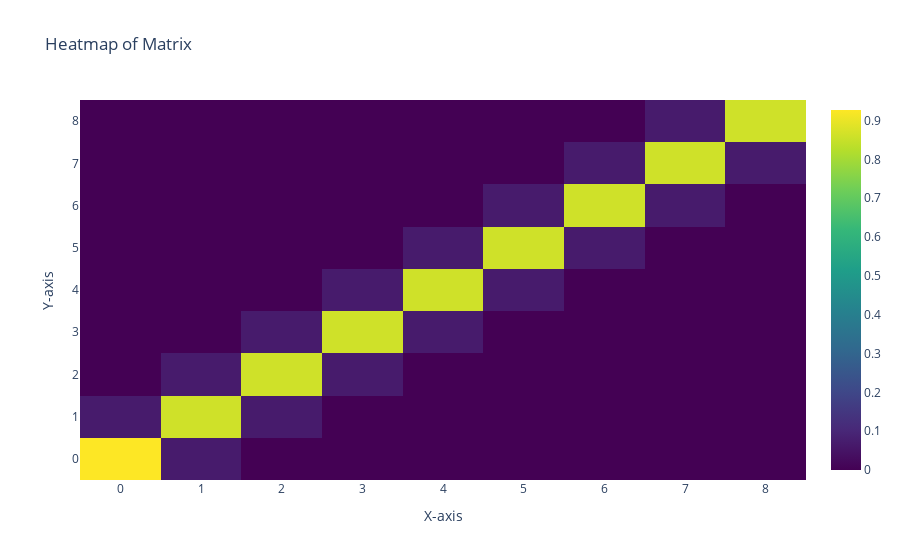
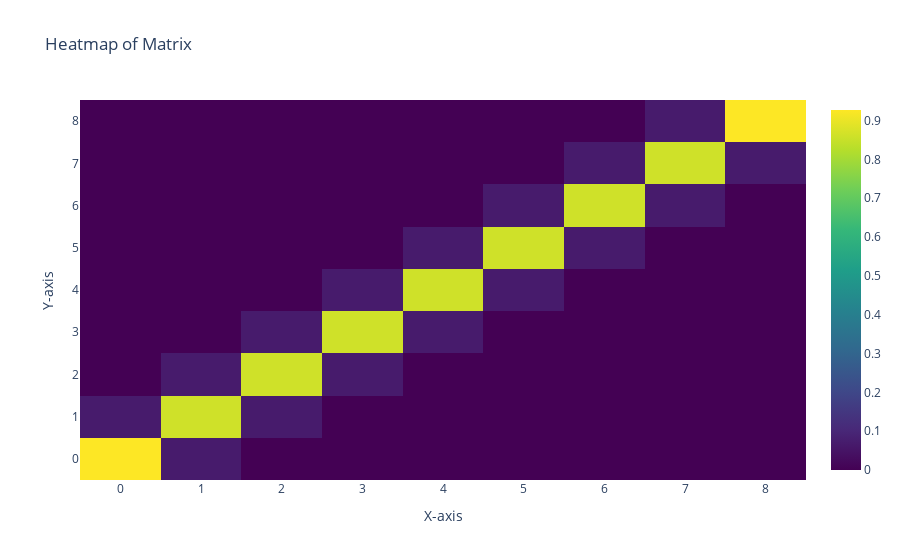

The cell these charts' notebook holds for them, in order:
### Markdown cell above
### No Radiation

### Code cell
bG.updateEdges({"wall_kwargs" :wall_kwargs})
bG.updateNodes({
    "room_kwargs": room_kwargs,
    "vent_kwargs": vent_kwargs,
    "rad_kwargs": {"bG": bg.BuildingGraph()},
    })

build_sim = bs.BuildingSimulation(**sim_kwargs)
build_sim.initialize(bG)
build_sim.run()

Tints = build_sim.bG.G.nodes['R']['Tints']
T_profs = build_sim.bG.G.edges['R', 'RF']['T_profs']
T_profs_FL = build_sim.bG.G.edges['R', 'FL']['T_profs']
floor = build_sim.bG.G.edges['R', 'FL']['wall']
Vnvs = build_sim.bG.G.nodes['R']['Vnvs']
Vnvs[0] = Vnvs[1]

# Plotting
plt.figure()
for h in h_profs:
    h = (h - 48)/4
    i = int(h * 60 * 60 / build_sim.delt)
    plt.plot(wall.x, T_profs[:, i], label=f'{h % 24} hours')
plt.legend()
plt.xlabel('x')
plt.ylabel('Temperature [K]')

plt.figure()
for h in h_profs:
    h = (h - 48)/4
    i = int(h * 60 * 60 / build_sim.delt)
    plt.plot(floor.x, T_profs_FL[:, i], label=f'{h % 24} hours')
plt.legend()
plt.xlabel('x')
plt.ylabel('Temperature [K]')


plt.figure()
plt.plot(build_sim.hours, Vnvs)
plt.xlabel('hours')
plt.ylabel('Mass flow rate')

plt.figure()
plt.plot(hours, Tints, label='Tint')
plt.plot(hours, T_profs[0, :], label='Tf RF')
plt.plot(hours, T_profs_FL[0, :], label='Tf FL')
plt.plot(hours, Touts, label='Tout')
plt.plot(hours, Real_Tint, label='Measured Tint')
plt.legend()
plt.xlabel('hours')
plt.ylabel('Temperature [K]')

### Figure 1 — Plotly figure (JSON) as saved in the notebook; plotly's stock layout.template omitted (floating-point values rounded to 4 significant figures)
{"data": [{"colorscale": [[0, "#440154"], [0.1111, "#482878"], [0.2222, "#3e4989"], [0.3333, "#31688e"], [0.4444, "#26828e"], [0.5556, "#1f9e89"], [0.6667, "#35b779"], [0.7778, "#6ece58"], [0.8889, "#b5de2b"], [1, "#fde725"]], "type": "heatmap", "z": [[0.9271, 0.06957, 0, 0, 0, 0, 0, 0, 0], [0.06957, 0.8609, 0.06957, 0, 0, 0, 0, 0, 0], [0, 0.06957, 0.8609, 0.06957, 0, 0, 0, 0, 0], [0, 0, 0.06957, 0.8609, 0.06957, 0, 0, 0, 0], [0, 0, 0, 0.06957, 0.8609, 0.06957, 0, 0, 0], [0, 0, 0, 0, 0.06957, 0.8609, 0.06957, 0, 0], [0, 0, 0, 0, 0, 0.06957, 0.8609, 0.06957, 0], [0, 0, 0, 0, 0, 0, 0.06957, 0.8609, 0.06957], [0, 0, 0, 0, 0, 0, 0, 0.06957, 0.8609]]}], "layout": {"title": {"text": "Heatmap of Matrix"}, "xaxis": {"title": {"text": "X-axis"}}, "yaxis": {"title": {"text": "Y-axis"}}}}

### Figure 2 — Plotly figure (JSON) as saved in the notebook; plotly's stock layout.template omitted (floating-point values rounded to 4 significant figures)
{"data": [{"colorscale": [[0, "#440154"], [0.1111, "#482878"], [0.2222, "#3e4989"], [0.3333, "#31688e"], [0.4444, "#26828e"], [0.5556, "#1f9e89"], [0.6667, "#35b779"], [0.7778, "#6ece58"], [0.8889, "#b5de2b"], [1, "#fde725"]], "type": "heatmap", "z": [[0.9271, 0.06957, 0, 0, 0, 0, 0, 0, 0], [0.06957, 0.8609, 0.06957, 0, 0, 0, 0, 0, 0], [0, 0.06957, 0.8609, 0.06957, 0, 0, 0, 0, 0], [0, 0, 0.06957, 0.8609, 0.06957, 0, 0, 0, 0], [0, 0, 0, 0.06957, 0.8609, 0.06957, 0, 0, 0], [0, 0, 0, 0, 0.06957, 0.8609, 0.06957, 0, 0], [0, 0, 0, 0, 0, 0.06957, 0.8609, 0.06957, 0], [0, 0, 0, 0, 0, 0, 0.06957, 0.8609, 0.06957], [0, 0, 0, 0, 0, 0, 0, 0.06957, 0.9271]]}], "layout": {"title": {"text": "Heatmap of Matrix"}, "xaxis": {"title": {"text": "X-axis"}}, "yaxis": {"title": {"text": "Y-axis"}}}}
